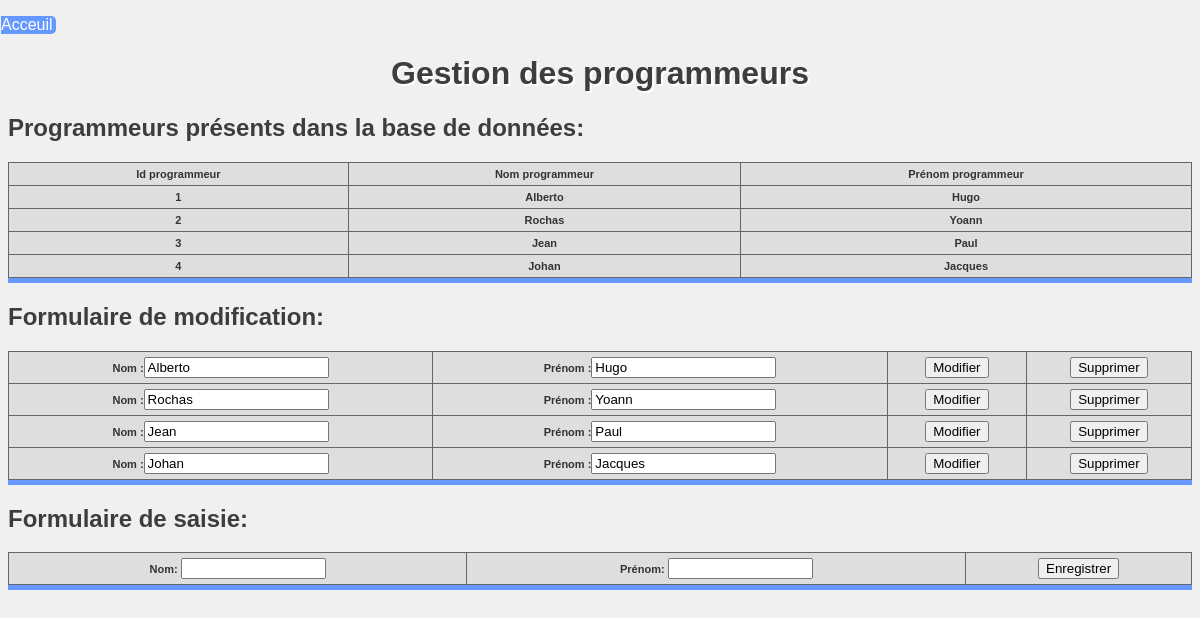
Page /programmeur.php on the committed database.
### tables this page shows
create table Programmeur(
    proNum tinyint AUTO_INCREMENT,
    proNom varchar(20),
    proPrenom varchar(20),
    primary key(proNum));

### programmeur.php (the view, shortened to what this page needs)
<!DOCTYPE html>
<html>
<link rel="stylesheet" href="site.css"/>
	<head>
	</head>
	<div class="accueil"><p><a href="index.php"/>Acceuil</a></p></div>
	<center><h1>Gestion des programmeurs</h1></center>
	<body>
		<div class="tab">
		<p><h2>Programmeurs présents dans la base de données: </h2></p>
			<table>
				<thead>
					<tr>
						<th>Id programmeur</th>
						<th>Nom programmeur</th>
						<th>Prénom programmeur</th>
					</tr>
				</thead>
				<tbody>
				<?php
					$sql="select * from Programmeur";
					$result=mysql_query($sql);
					while($array=mysql_fetch_array($result))
					{
						$num=$array['proNum'];
						$nom=$array['proNom'];
						$prenom=$array['proPrenom'];
					?>
					<tr>
						<th><?=$num?></th>
						<th><?=$nom?></th>
						<th><?=$prenom?></th>
					</tr>
				<?
					}
				?>
				</tbody>
			</table>
			</div>
			<p><h2>Formulaire de modification: </h2></p>
			<div class="tab">
			<table>
			<?
				$sql="select * from Programmeur";
				$result=mysql_query($sql);
				while($array=mysql_fetch_array($result))
				{
						$nom=$array['proNom'];
						$prenom=$array['proPrenom'];
			?><tr>
			<form name="modifP" method="post" action="">
				<th>Nom :<input type="text" name="inputNom" value="<?=$nom?>"/></th>
				<th>Prénom :<input type="text" name="inputPrenom" value="<?=$prenom?>"/></th>
				<th><input type="submit" name="actionModification" value="Modifier"/></th>
			</form>
                        <form name="suppP" method="POST" action="">
                                <th><input type="submit" name="actionSupprimer" value="Supprimer"/></th>
                        </form>
			</tr>
			<? 	} ?>
			</table>
			</div>
		<div class="tab">
			<p><h2>Formulaire de saisie: </h2></p>
			<table>
			<form name="ajoutP" method="POST" action="">
				<th>Nom: <input type="text" name="inputNom" size="15"/></th>
				<th>Prénom: <input type="text" name="inputPrenom" size="15"/></th>
				<th><input type="submit" name="actionAjout"value="Enregistrer"/></th>
			</form>
			</table>
		</div>
	</body>
</html>

### site.css (style rules this page uses)
body { background:#F0F0F0; color:#3d3d3d; font-family: verdana,arial,sans-serif; }
a { text-decoration:none; color:black; }
h1 { text-shadow: 2px 2px #FFF; }
.accueil a { color:white; margin-right:0px; margin-left:-7px; display:block; background:#6699FF; width:55px; border-top-right-radius:5px; border-bottom-right-radius:5px; padding-left:0px; }
.tab { border-bottom: 5px solid #6699FF; }
table { font-size:11px; color:#333333; border-width: 1px; border-color: #666666; border-collapse: collapse; width:100%; }
table th { border-width: 1px; padding: 5px; border-style: solid; border-color: #666666; background-color: #dedede; }

### rows in the picture
programmeur: proNum "1", proNom "Alberto", proPrenom "Hugo", inputNom "Alberto", inputPrenom "Hugo"
programmeur: proNum "2", proNom "Rochas", proPrenom "Yoann", inputNom "Rochas", inputPrenom "Yoann"
programmeur: proNum "3", proNom "Jean", proPrenom "Paul", inputNom "Jean", inputPrenom "Paul"
programmeur: proNum "4", proNom "Johan", proPrenom "Jacques", inputNom "Johan", inputPrenom "Jacques"
